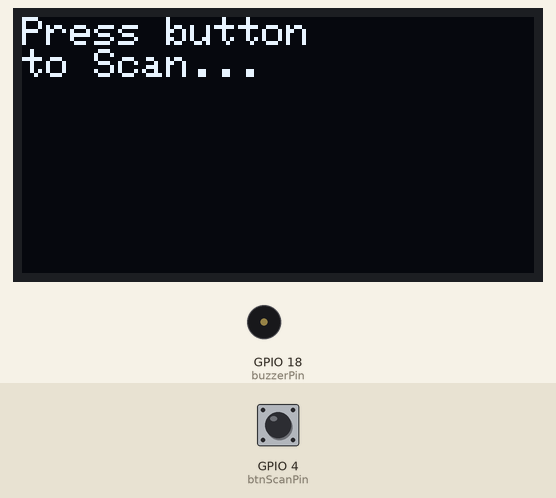
This sketch was run on a simulated ESP32. Parts: 128×64 one-colour display, buzzer (waves = sounding). The inputs (shaded band) are chosen by the test bench; at power-on: GPIO 4 (btnScanPin) HIGH. A WiFi scan finds three made-up networks.

Above: at 3.3 s.
3.4 s: GPIO 4 (btnScanPin) pulled LOW for 0.15 s
At 3.8 s:
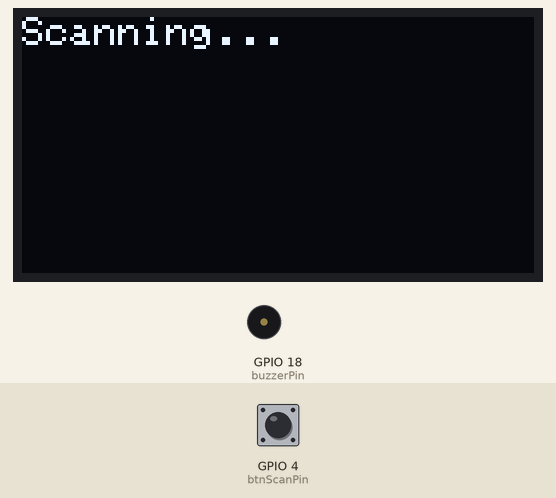
At 6.7 s:
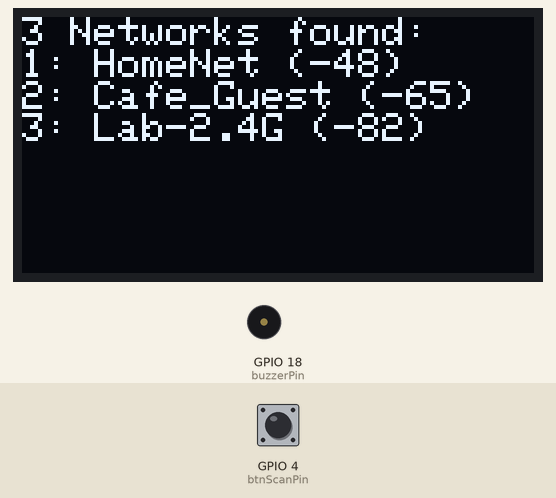
Timing chart, 0 to 8.2 s (numbered marks = the images above; inputs shaded):
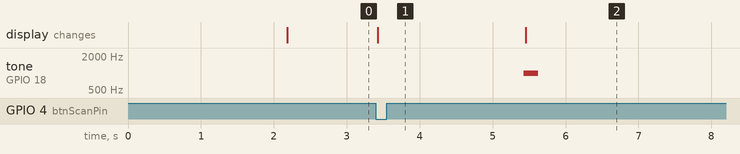

The sketch:

sketch.ino
```cpp
#include <Wire.h>
#include <Adafruit_GFX.h>
#include <Adafruit_SSD1306.h>
#include <WiFi.h>

#define SCREEN_WIDTH 128
#define SCREEN_HEIGHT 64
Adafruit_SSD1306 display(SCREEN_WIDTH, SCREEN_HEIGHT, &Wire, -1);

const int btnScanPin = 4;
const int buzzerPin = 18;

void setup() {
  Serial.begin(115200);

  // تشغيل الشاشة على أطراف 8 و 9
  Wire.begin(8, 9);

  pinMode(btnScanPin, INPUT_PULLUP);
  pinMode(buzzerPin, OUTPUT);

  // تشغيل الشاشة
  if(!display.begin(SSD1306_SWITCHCAPVCC, 0x3C)) {
    Serial.println(F("SSD1306 allocation failed"));
    for(;;);
  }

  // شاشة الترحيب
  display.clearDisplay();
  display.setTextSize(2);
  display.setTextColor(WHITE);
  display.setCursor(10, 20);
  display.println("RADAR 37");
  display.display();
  delay(2000); // استنى ثانيتين

  // تفعيل الواي فاي بعد شاشة الترحيب عشان ميعطلش الشاشة
  WiFi.mode(WIFI_STA);
  WiFi.disconnect();
  delay(100);

  // مسح أولي
  display.clearDisplay();
  display.setTextSize(1);
  display.setCursor(0, 0);
  display.println("Press button");
  display.println("to Scan...");
  display.display();
}

void loop() {
  // لو الزر اتضغط
  if (digitalRead(btnScanPin) == LOW) {
    display.clearDisplay();
    display.setTextSize(1);
    display.setCursor(0, 0);
    display.println("Scanning...");
    display.display();

    // مسح الشبكات
    int n = WiFi.scanNetworks();

    display.clearDisplay();
    display.setCursor(0, 0);

    if (n == 0) {
      display.println("No networks found");
    } else {
      display.print(n);
      display.println(" Networks found:");

      // عرض أول 4 شبكات بس عشان الشاشة تكفي
      for (int i = 0; i < n && i < 4; ++i) {
        display.print(i + 1);
        display.print(": ");
        display.print(WiFi.SSID(i));
        display.print(" (");
        display.print(WiFi.RSSI(i));
        display.println(")");
      }
      // صوت تنبيه لما يلاقي شبكات
      tone(buzzerPin, 1000, 200);
    }
    display.display();
    delay(3000); // استنى 3 ثواني عشان تقرأ
  }
}
```

Measured:
- after the input at 3.4 s, tone on GPIO 18 (buzzerPin): silent → 1000 Hz after 2.0 s, → silent 0.20 s later; the display: changes at once (image 1)
